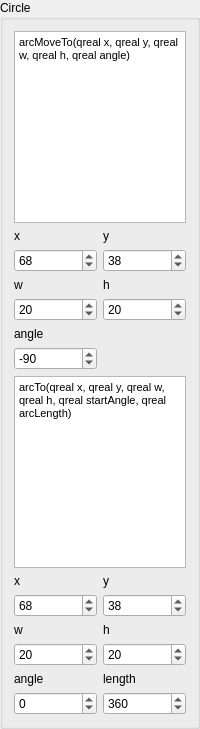
                  <widget class="QGroupBox" name="groupBox_7">
                   <property name="maximumSize">
                    <size>
                     <width>200</width>
                     <height>16777215</height>
                    </size>
                   </property>
                   <property name="title">
                    <string>Circle</string>
                   </property>
                   <layout class="QGridLayout" name="gridLayout_23">
                    <item row="1" column="1">
                     <widget class="QLabel" name="label_26">
                      <property name="text">
                       <string>y</string>
                      </property>
                     </widget>
                    </item>
                    <item row="2" column="0">
                     <widget class="QDoubleSpinBox" name="doubleSpinBox_c_x">
                      <property name="decimals">
                       <number>0</number>
                      </property>
                      <property name="minimum">
                       <double>-500.000000000000000</double>
                      </property>
                      <property name="maximum">
                       <double>500.000000000000000</double>
                      </property>
                      <property name="value">
                       <double>68.000000000000000</double>
                      </property>
                     </widget>
                    </item>
                    <item row="2" column="1">
                     <widget class="QDoubleSpinBox" name="doubleSpinBox_c_y">
                      <property name="decimals">
                       <number>0</number>
                      </property>
                      <property name="minimum">
                       <double>-500.000000000000000</double>
                      </property>
                      <property name="maximum">
                       <double>500.000000000000000</double>
                      </property>
                      <property name="value">
                       <double>38.000000000000000</double>
                      </property>
                     </widget>
                    </item>
                    <item row="1" column="0">
                     <widget class="QLabel" name="label_25">
                      <property name="text">
                       <string>x</string>
                      </property>
                     </widget>
                    </item>
                    <item row="8" column="1">
                     <widget class="QLabel" name="label_32">
                      <property name="text">
                       <string>y</string>
                      </property>
                     </widget>
                    </item>
                    <item row="9" column="1">
                     <widget class="QDoubleSpinBox" name="doubleSpinBox_c2y">
                      <property name="decimals">
                       <number>0</number>
                      </property>
                      <property name="minimum">
                       <double>-500.000000000000000</double>
                      </property>
                      <property name="maximum">
                       <double>500.000000000000000</double>
                      </property>
                      <property name="value">
                       <double>38.000000000000000</double>
                      </property>
                     </widget>
                    </item>
                    <item row="8" column="0">
                     <widget class="QLabel" name="label_31">
                      <property name="text">
                       <string>x</string>
                      </property>
                     </widget>
                    </item>
                    <item row="9" column="0">
                     <widget class="QDoubleSpinBox" name="doubleSpinBox_c2x">
                      <property name="decimals">
                       <number>0</number>
                      </property>
                      <property name="minimum">
                       <double>-500.000000000000000</double>
                      </property>
                      <property name="maximum">
                       <double>500.000000000000000</double>
                      </property>
                      <property name="value">
                       <double>68.000000000000000</double>
                      </property>
                     </widget>
                    </item>
                    <item row="10" column="1">
                     <widget class="QLabel" name="label_34">
                      <property name="text">
                       <string>h</string>
                      </property>
                     </widget>
                    </item>
                    <item row="12" column="0">
                     <widget class="QLabel" name="label_35">
                      <property name="text">
                       <string>angle</string>
                      </property>
                     </widget>
                    </item>
                    <item row="11" column="0">
                     <widget class="QDoubleSpinBox" name="doubleSpinBox_c2w">
                      <property name="decimals">
                       <number>0</number>
                      </property>
                      <property name="minimum">
                       <double>-500.000000000000000</double>
                      </property>
                      <property name="maximum">
                       <double>500.000000000000000</double>
                      </property>
                      <property name="value">
                       <double>20.000000000000000</double>
                      </property>
                     </widget>
                    </item>
                    <item row="13" column="0">
                     <widget class="QDoubleSpinBox" name="doubleSpinBox_c2a">
                      <property name="decimals">
                       <number>0</number>
                      </property>
                      <property name="minimum">
                       <double>-500.000000000000000</double>
                      </property>
                      <property name="maximum">
                       <double>500.000000000000000</double>
                      </property>
                     </widget>
                    </item>
                    <item row="6" column="0">
                     <widget class="QDoubleSpinBox" name="doubleSpinBox_c_a">
                      <property name="decimals">
                       <number>0</number>
                      </property>
                      <property name="minimum">
                       <double>-500.000000000000000</double>
                      </property>
                      <property name="maximum">
                       <double>500.000000000000000</double>
                      </property>
                      <property name="value">
                       <double>-90.000000000000000</double>
                      </property>
                     </widget>
                    </item>
                    <item row="12" column="1">
                     <widget class="QLabel" name="label_36">
                      <property name="text">
                       <string>length</string>
                      </property>
                     </widget>
                    </item>
                    <item row="13" column="1">
                     <widget class="QDoubleSpinBox" name="doubleSpinBox_c2l">
                      <property name="decimals">
                       <number>0</number>
                      </property>
                      <property name="minimum">
                       <double>-500.000000000000000</double>
                      </property>
                      <property name="maximum">
                       <double>500.000000000000000</double>
                      </property>
                      <property name="value">
                       <double>360.000000000000000</double>
                      </property>
                     </widget>
                    </item>
                    <item row="4" column="0">
                     <widget class="QDoubleSpinBox" name="doubleSpinBox_c_w">
                      <property name="decimals">
                       <number>0</number>
                      </property>
                      <property name="minimum">
                       <double>-500.000000000000000</double>
                      </property>
                      <property name="maximum">
                       <double>500.000000000000000</double>
                      </property>
                      <property name="value">
                       <double>20.000000000000000</double>
                      </property>
                     </widget>
                    </item>
                    <item row="3" column="0">
                     <widget class="QLabel" name="label_27">
                      <property name="text">
                       <string>w</string>
                      </property>
                     </widget>
                    </item>
                    <item row="10" column="0">
                     <widget class="QLabel" name="label_33">
                      <property name="text">
                       <string>w</string>
                      </property>
                     </widget>
                    </item>
                    <item row="4" column="1">
                     <widget class="QDoubleSpinBox" name="doubleSpinBox_c_h">
                      <property name="decimals">
                       <number>0</number>
                      </property>
                      <property name="minimum">
                       <double>-500.000000000000000</double>
                      </property>
                      <property name="maximum">
                       <double>500.000000000000000</double>
                      </property>
                      <property name="value">
                       <double>20.000000000000000</double>
                      </property>
                     </widget>
                    </item>
                    <item row="3" column="1">
                     <widget class="QLabel" name="label_28">
                      <property name="text">
                       <string>h</string>
                      </property>
                     </widget>
                    </item>
                    <item row="11" column="1">
                     <widget class="QDoubleSpinBox" name="doubleSpinBox_c2h">
                      <property name="decimals">
                       <number>0</number>
                      </property>
                      <property name="minimum">
                       <double>-500.000000000000000</double>
                      </property>
                      <property name="maximum">
                       <double>500.000000000000000</double>
                      </property>
                      <property name="value">
                       <double>20.000000000000000</double>
                      </property>
                     </widget>
                    </item>
                    <item row="5" column="0">
                     <widget class="QLabel" name="label_29">
                      <property name="text">
                       <string>angle</string>
                      </property>
                     </widget>
                    </item>
                    <item row="7" column="0" colspan="2">
                     <widget class="QTextEdit" name="textEdit_4">
                      <property name="html">
                       <string>&lt;!DOCTYPE HTML PUBLIC &quot;-//W3C//DTD HTML 4.0//EN&quot; &quot;http://www.w3.org/TR/REC-html40/strict.dtd&quot;&gt;
&lt;html&gt;&lt;head&gt;&lt;meta name=&quot;qrichtext&quot; content=&quot;1&quot; /&gt;&lt;style type=&quot;text/css&quot;&gt;
p, li { white-space: pre-wrap; }
&lt;/style&gt;&lt;/head&gt;&lt;body style=&quot; font-family:'MS Shell Dlg 2'; font-size:8.25pt; font-weight:400; font-style:normal;&quot;&gt;
&lt;p style=&quot; margin-top:0px; margin-bottom:0px; margin-left:0px; margin-right:0px; -qt-block-indent:0; text-indent:0px;&quot;&gt;arcTo(qreal x, qreal y, qreal w, qreal h, qreal startAngle, qreal arcLength)&lt;/p&gt;&lt;/body&gt;&lt;/html&gt;</string>
                      </property>
                     </widget>
                    </item>
                    <item row="0" column="0" colspan="2">
                     <widget class="QTextEdit" name="textEdit_3">
                      <property name="html">
                       <string>&lt;!DOCTYPE HTML PUBLIC &quot;-//W3C//DTD HTML 4.0//EN&quot; &quot;http://www.w3.org/TR/REC-html40/strict.dtd&quot;&gt;
&lt;html&gt;&lt;head&gt;&lt;meta name=&quot;qrichtext&quot; content=&quot;1&quot; /&gt;&lt;style type=&quot;text/css&quot;&gt;
p, li { white-space: pre-wrap; }
&lt;/style&gt;&lt;/head&gt;&lt;body style=&quot; font-family:'MS Shell Dlg 2'; font-size:8.25pt; font-weight:400; font-style:normal;&quot;&gt;
&lt;p style=&quot; margin-top:0px; margin-bottom:0px; margin-left:0px; margin-right:0px; -qt-block-indent:0; text-indent:0px;&quot;&gt;arcMoveTo(qreal x, qreal y, qreal w, qreal h, qreal angle)&lt;/p&gt;&lt;/body&gt;&lt;/html&gt;</string>
                      </property>
                     </widget>
                    </item>
                   </layout>
                  </widget>
